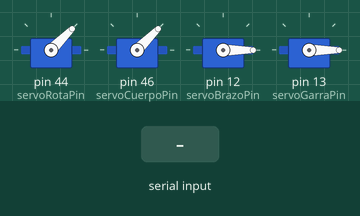
Recording of a sketch running on a simulated Arduino Mega 2560, built with avr-gcc and run on an emulated ATmega2560. Parts: 4 × servo. Inputs (shaded band) come from the test bench.

Above: at 1.2 s.
1.3 s: "90,45,200p" received over Serial
At 2.3 s:
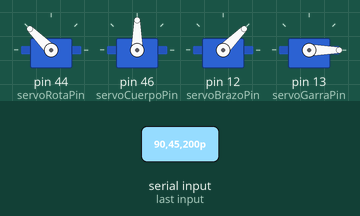
2.8 s: "30,150,10p" received over Serial
At 3.4 s:
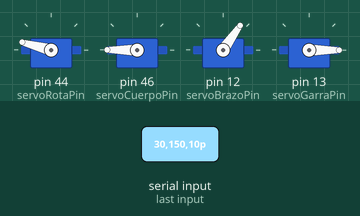
4.3 s: "90,45p" received over Serial
At 5.5 s:
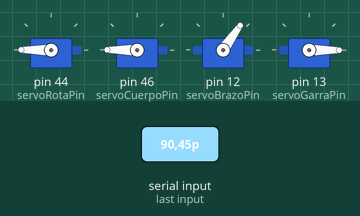
5.8 s: "1,90,45p" received over Serial
At 6.8 s:
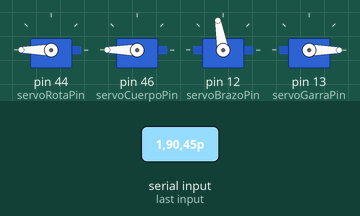
7.3 s: "90,45,200p" received over Serial
At 8.0 s:
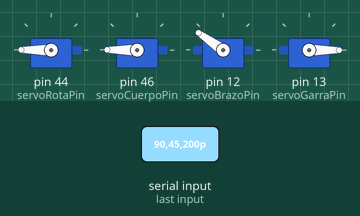
8.8 s: "1,90,45p" received over Serial
At 9.1 s:
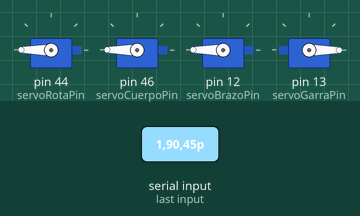
Timing chart, 0 to 11.3 s (numbered marks = the images above; inputs shaded):
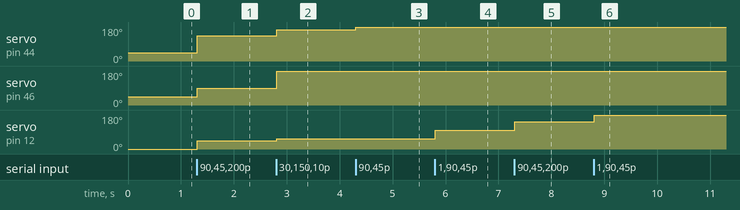

Measured:
- after the input at 1.3 s, servo on pin 44 (servoRotaPin): 45° → 135° at once; servo on pin 46 (servoCuerpoPin): 45° → 90° at once; servo on pin 12 (servoBrazoPin): 0° → 45° at once
- after the input at 2.8 s, servo on pin 44 (servoRotaPin): 135° → 165° at once; servo on pin 46 (servoCuerpoPin): 90° → 180° at once; servo on pin 12 (servoBrazoPin): 45° → 55° at once
- after the input at 4.3 s, servo on pin 44 (servoRotaPin): 165° → 180° at once
- after the input at 5.8 s, servo on pin 12 (servoBrazoPin): 55° → 100° at once
- after the input at 7.3 s, servo on pin 12 (servoBrazoPin): 100° → 145° at once
- after the input at 8.8 s, servo on pin 12 (servoBrazoPin): 145° → 180° at once

The sketch:

manipularoreal.ino
```cpp
#include <Servo.h>

#define PI 3.1415926535897932384626433832795

// Condiciones del manipulador (longitudes)
float distancia1 = 102.4;
float distancia2 = 138.6;
float distancia3 = 155;

// Verde
int servoRotaPin = 44;
//Morado
int servoCuerpoPin = 46;
// Amarillo
int servoBrazoPin = 12;
// Naranja
int servoGarraPin = 13;

int pos = 45 ;

int aperturaGarra= 0;

Servo servoRota;
Servo servoCuerpo;
Servo servoBrazo;
Servo servoGarra;

float theta1 = 0;
float theta2 = 0;
float theta3 = 0;

float x = 0;
float y = 0;
float z = 0;


float coordenadaX_garra = 0.0; // Coordenada X para activar la garra
float coordenadaY_garra = 0.0; // Coordenada Y para activar la garra
float coordenadaZ_garra = 0.0; // Coordenada Z para activar la garra

void setup() {
   Serial.begin(9600);

   servoRota.attach(servoRotaPin);
   servoRota.write(pos);

   servoCuerpo.attach(servoCuerpoPin);
   servoCuerpo.write(pos);

   servoBrazo.attach(servoBrazoPin);
   servoBrazo.write(0);

   servoGarra.attach(servoGarraPin);
   servoGarra.write(aperturaGarra);
}

void loop() {
  if (Serial.available()) {

  String input_str = Serial.readStringUntil('p');
  char charArray[input_str.length() + 1];
  //Serial.println("recibido"+ input_str);

  input_str.toCharArray(charArray, sizeof(charArray));

  char* token = strtok(charArray, ",");

  float rotacion = atof(token);
  token = strtok(NULL, ",");


  float cuerpo = atof(token);
  token = strtok(NULL, ",");

  float brazo = atof(token);
  token = strtok(NULL, ",");

  //token = strtok(NULL, ",");

if (rotacion == 0.0 && cuerpo == 105.0  && brazo == 0.0){


    // Servo de cuerpo
    int girarCuerpo = constrain(cuerpo, -120, 120); // Limita el movimiento
    int nuevaPosCuerpo = servoCuerpo.read() + girarCuerpo; // Posicion nueva
    nuevaPosCuerpo = constrain(nuevaPosCuerpo, 0, 180);
    servoCuerpo.write(nuevaPosCuerpo);

    delay(3000);

    servoGarra.write(180);

    delay(3000);

     servoRota.write(pos);
     servoCuerpo.write(pos);
     servoBrazo.write(0);

    delay(8000);

    servoCuerpo.write(nuevaPosCuerpo);


    delay(1000);

    servoGarra.write(0);

    delay(3000);

     servoRota.write(pos);
     servoCuerpo.write(pos);
     servoBrazo.write(0);


} else if (rotacion > -151.0 && rotacion < 151.0 || cuerpo > -151.0 && cuerpo < 151.0 || brazo > -151.0 && brazo < 151.0) {
    // Servo de rotación
    int girar = constrain(rotacion, -90, 90); // Limita el movimiento
    int nuevaPos = servoRota.read() + girar; // Posicion nueva
    nuevaPos = constrain(nuevaPos, 0, 180);
    servoRota.write(nuevaPos);

    // Servo de cuerpo
    int girarCuerpo = constrain(cuerpo, -120, 120); // Limita el movimiento
    int nuevaPosCuerpo = servoCuerpo.read() + girarCuerpo; // Posicion nueva
    nuevaPosCuerpo = constrain(nuevaPosCuerpo, 0, 180);
    servoCuerpo.write(nuevaPosCuerpo);

    // Servo de brazo
    int girarBrazo = constrain(brazo, -45, 45); // Limita el movimiento
    int nuevaPosBrazo = servoBrazo.read() + girarBrazo; // Posicion nueva
    nuevaPosBrazo = constrain(nuevaPosBrazo, 0, 180);
    servoBrazo.write(nuevaPosBrazo);


  }

   if (rotacion == 500.0 && cuerpo == 500.0 && brazo == 500.0) {
    servoGarra.write(0);
  } else if (rotacion == -500 && cuerpo == -500.0 && brazo == -500.0) {
    servoGarra.write(180);

  }


  }

}
```
